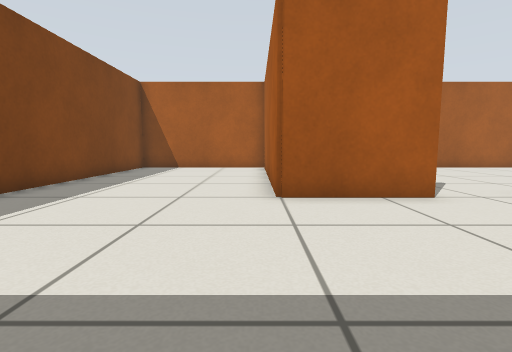
[1] (above)

16 first-person views from a walk through a Gazebo world. The camera is 0.5 m above the floor, tilts 6° down and sees 85° across. The floor is counted in squares, 0.5 m on a side. Each view is taken from the middle of a square. On the plan, view 1 faces up. The plan holds only what a view shows up to about 11 squares ahead; the rest is blank.

[2]
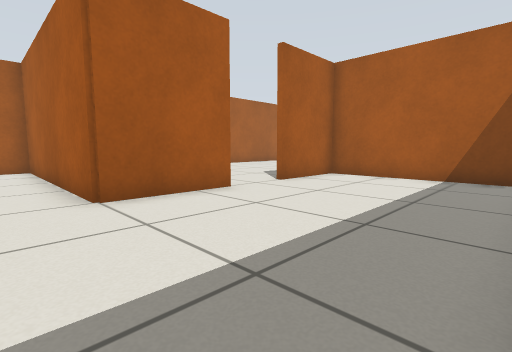

[3]
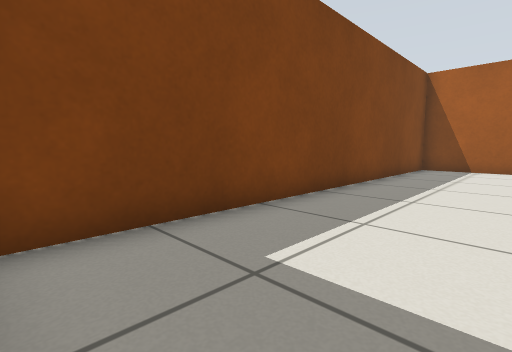

[4]
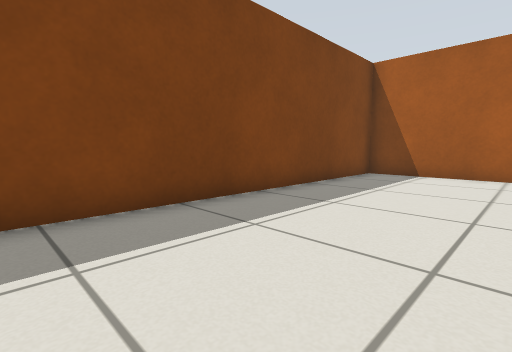

[5]
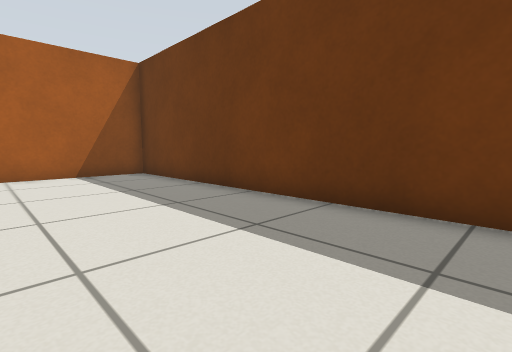

[6]
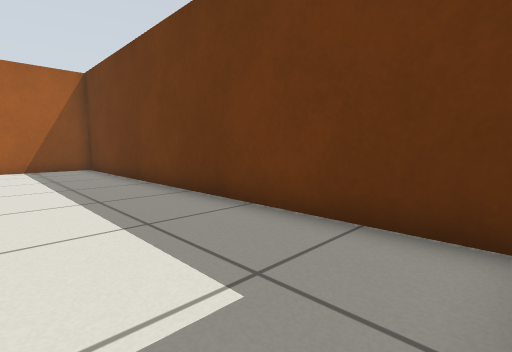

[7]
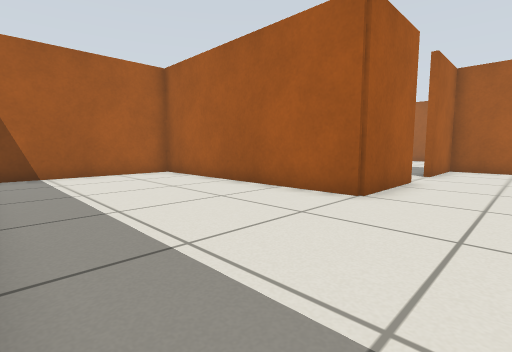

[8]
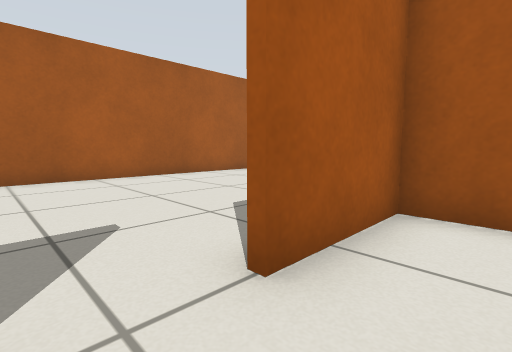

[9]
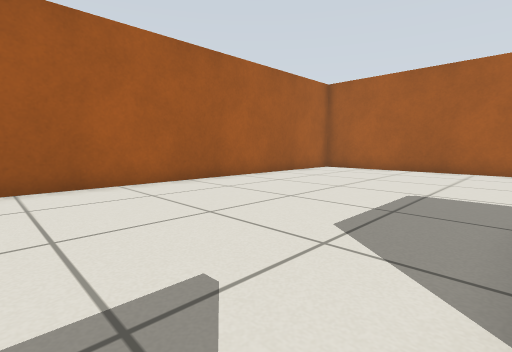

[10]
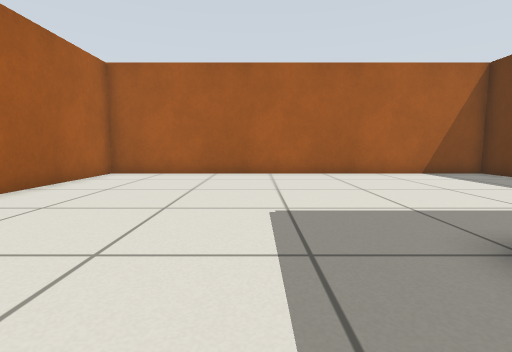

[11]
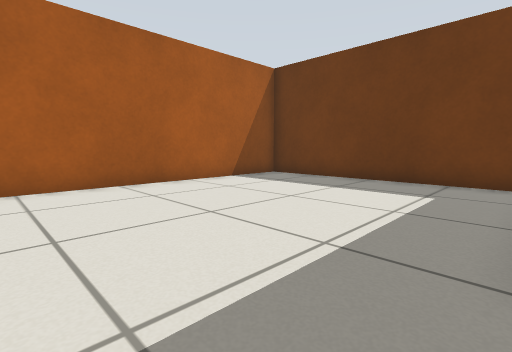

[12]
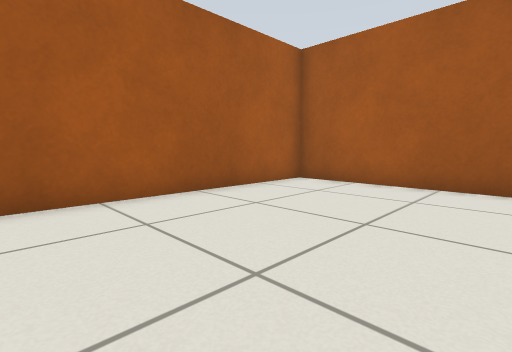

[13]
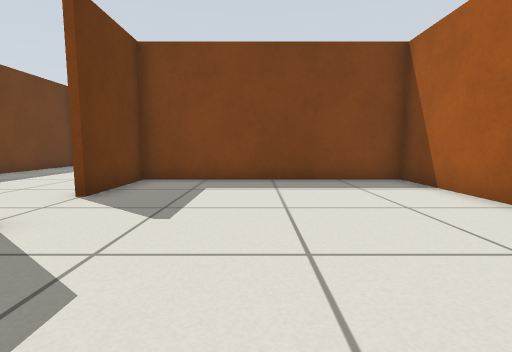

[14]
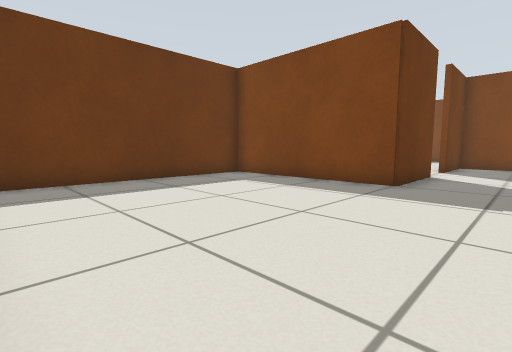

[15]
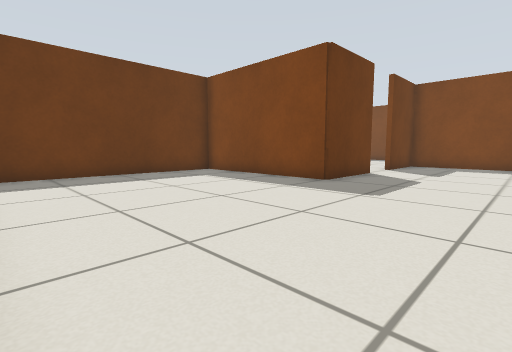

[16]
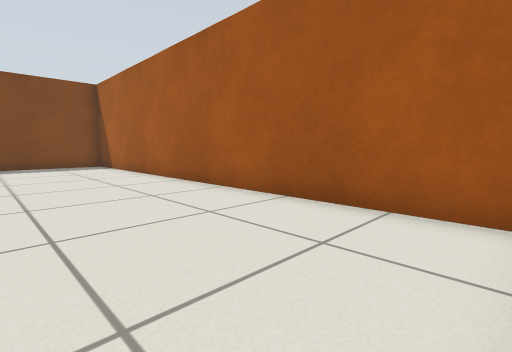

### Floor plan
Points are (right, up) in squares from view 1. A wall is a line through its corners. A room is listed if a view was taken in it or the views show most of it. See-through windows are left out.
Room 1 (views 1, 2, 3, 4, 5, 6, 7, 8)
walls: (3.6, 5.4) (0.4, 5.4) (0.4, 13.5); (-5, -0.4) (8.4, -0.4) (8.4, 5.4) (5.5, 5.4); (1, 13.4) (-5.4, 13.4) (-5.4, 0.1)
ways out: opening at (4.5, 6) to room 2
Room 2 (views 9, 10, 11, 12, 13, 14, 15, 16)
walls: (5.4, 5.6) (8.6, 5.6) (8.6, -0.4) (16.4, -0.4) (16.4, 13.4) (1, 13.4); (0.6, 13.5) (0.6, 5.6) (3.5, 5.6)
ways out: opening at (4.5, 6) to room 1

Where each view was taken, in squares from view 1:
view 1: 0 up, 0 right, facing up
view 2: 0 up, 1 left, facing up-right
view 3: 0 up, 2 left, facing up-left
view 4: 3 up, 1 left, facing up-left
view 5: 4 up, 2 left, facing down-right
view 6: 3 up, 5 left, facing down-right
view 7: 3 up, 5 left, facing up-right
view 8: 4 up, 4 right, facing up-right
view 9: 6 up, 4 right, facing up-right
view 10: 8 up, 6 right, facing right
view 11: 8 up, 9 right, facing down-right
view 12: 8 up, 9 right, facing up-right
view 13: 9 up, 9 right, facing left
view 14: 8 up, 16 right, facing down-left
view 15: 10 up, 16 right, facing down-left
view 16: 9 up, 16 right, facing up-left
